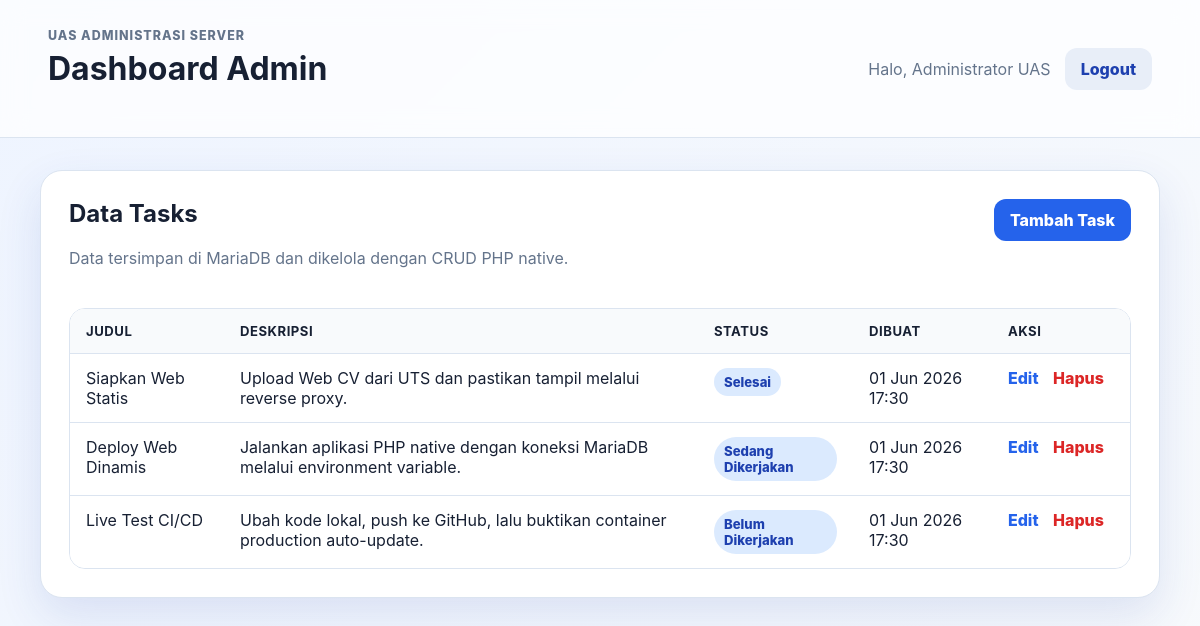
Page /dynamic-app/public/dashboard.php (signed in) on the committed database.
### tables this page shows
CREATE TABLE IF NOT EXISTS tasks (
  id INT AUTO_INCREMENT PRIMARY KEY,
  title VARCHAR(120) NOT NULL,
  description TEXT NOT NULL,
  status ENUM('todo', 'progress', 'done') NOT NULL DEFAULT 'todo',
  created_by INT NULL,
  created_at TIMESTAMP DEFAULT CURRENT_TIMESTAMP,
  updated_at TIMESTAMP DEFAULT CURRENT_TIMESTAMP ON UPDATE CURRENT_TIMESTAMP,
  CONSTRAINT fk_tasks_created_by
    FOREIGN KEY (created_by) REFERENCES users(id)
    ON DELETE SET NULL
);

### dynamic-app/src/auth.php (called while the page is built, shortened)
<?php
function current_user(): ?array
{
    return $_SESSION['user'] ?? null;
}

### dynamic-app/src/helpers.php (called while the page is built, shortened)
<?php
function e(?string $value): string
{
    return htmlspecialchars($value ?? '', ENT_QUOTES, 'UTF-8');
}
function task_statuses(): array
{
    return [
        'todo' => 'Belum Dikerjakan',
        'progress' => 'Sedang Dikerjakan',
        'done' => 'Selesai',
    ];
}
function format_status(string $status): string
{
    return task_statuses()[$status] ?? $status;
}
function format_date(?string $date): string
{
    return date('d M Y H:i', strtotime($date));
}

### dynamic-app/public/dashboard.php (the view, shortened to what this page needs)
<?php
require_once __DIR__ . '/../src/auth.php';
require_once __DIR__ . '/../src/db.php';
require_once __DIR__ . '/../src/helpers.php';
$pdo = db();
$stmt = $pdo->query(
    "SELECT id, title, description, status, created_at, updated_at
     FROM tasks
     ORDER BY created_at DESC"
);
$tasks = $stmt->fetchAll();
?>
<!doctype html>
<html lang="id">
<head>
    <link rel="stylesheet" href="assets/style.css">
</head>
<body>
    <header class="topbar">
        <div>
            <p class="eyebrow">UAS Administrasi Server</p>
            <h1>Dashboard Admin</h1>
        </div>
        <nav class="nav-actions">
            <span>Halo, <?= e(current_user()['full_name']) ?></span>
            <a href="logout.php" class="button button-secondary">Logout</a>
        </nav>
    </header>
    <main class="container">
        <section class="panel">
            <div class="panel-header">
                <div>
                    <h2>Data Tasks</h2>
                    <p>Data tersimpan di MariaDB dan dikelola dengan CRUD PHP native.</p>
                </div>
                <a href="create.php" class="button button-primary">Tambah Task</a>
            </div>
            <?php if (count($tasks) === 0): ?>
                <div class="empty-state">
                    <h3>Belum ada data</h3>
                    <p>Tambahkan task pertama untuk demo CRUD.</p>
                </div>
            <?php else: ?>
                <div class="table-wrap">
                    <table>
                        <thead>
                            <tr>
                                <th>Judul</th>
                                <th>Deskripsi</th>
                                <th>Status</th>
                                <th>Dibuat</th>
                                <th>Aksi</th>
                            </tr>
                        </thead>
                        <tbody>
                            <?php foreach ($tasks as $task): ?>
                                <tr>
                                    <td><?= e($task['title']) ?></td>
                                    <td><?= e($task['description']) ?></td>
                                    <td><span class="badge"><?= e(format_status($task['status'])) ?></span></td>
                                    <td><?= e(format_date($task['created_at'])) ?></td>
                                    <td class="actions">
                                        <a href="edit.php?id=<?= (int) $task['id'] ?>">Edit</a>
                                        <a href="delete.php?id=<?= (int) $task['id'] ?>" class="danger">Hapus</a>
                                    </td>
                                </tr>
                            <?php endforeach; ?>
                        </tbody>
                    </table>
                </div>
            <?php endif; ?>
        </section>
    </main>
</body>
</html>

### dynamic-app/public/assets/style.css (style rules this page uses)
:root { --bg: #eef4ff; --surface: #ffffff; --surface-soft: #f8fafc; --primary: #2563eb; --primary-dark: #1e40af; --danger: #dc2626; --success: #15803d; --text: #172033; --muted: #64748b; --border: #dbe4f0; --shadow: 0 18px 45px rgba(30, 64, 175, 0.12); }
* { box-sizing: border-box; }
body { margin: 0; min-height: 100vh; font-family: Inter, "Segoe UI", Arial, sans-serif; background: linear-gradient(135deg, #eef4ff 0%, #f8fafc 100%); color: var(--text); }
a { color: var(--primary); text-decoration: none; }
.auth-card, .panel { background: var(--surface); border: 1px solid var(--border); border-radius: 22px; box-shadow: var(--shadow); }
.brand p, .eyebrow, .panel-header p, .demo-note { color: var(--muted); }
.topbar { display: flex; justify-content: space-between; align-items: center; gap: 24px; padding: 28px clamp(20px, 4vw, 56px); background: rgba(255, 255, 255, 0.72); border-bottom: 1px solid var(--border); backdrop-filter: blur(12px); }
.topbar h1, .topbar p, .panel h1, .panel h2, .panel p { margin-top: 0; }
.nav-actions { display: flex; align-items: center; gap: 14px; color: var(--muted); }
.container { width: min(1120px, calc(100% - 32px)); margin: 32px auto; }
.panel { padding: 28px; }
.panel-header { display: flex; justify-content: space-between; align-items: flex-start; gap: 20px; margin-bottom: 24px; }
.eyebrow { margin-bottom: 6px; font-size: 0.78rem; font-weight: 800; letter-spacing: 0.08em; text-transform: uppercase; }
.button { display: inline-flex; align-items: center; justify-content: center; border: 0; border-radius: 12px; padding: 11px 16px; font-weight: 800; cursor: pointer; text-decoration: none; }
.button-primary { background: var(--primary); color: #ffffff; }
.button-secondary { background: #e8eef8; color: var(--primary-dark); }
.table-wrap { overflow-x: auto; border: 1px solid var(--border); border-radius: 16px; }
table { width: 100%; border-collapse: collapse; background: #ffffff; }
th, td { padding: 14px 16px; border-bottom: 1px solid var(--border); text-align: left; vertical-align: top; }
th { background: var(--surface-soft); font-size: 0.82rem; text-transform: uppercase; letter-spacing: 0.04em; }
tr:last-child td { border-bottom: 0; }
.badge { display: inline-block; border-radius: 999px; padding: 6px 10px; background: #dbeafe; color: #1e40af; font-size: 0.82rem; font-weight: 800; }
.actions { white-space: nowrap; }
.actions a { margin-right: 10px; font-weight: 800; }
.actions .danger { color: var(--danger); }

### rows in the picture
tasks: title "Siapkan Web Statis", description "Upload Web CV dari UTS dan pastikan tampil melalui reverse proxy.", status "Selesai", created_at "01 Jun 2026 17:30"
tasks: title "Deploy Web Dinamis", description "Jalankan aplikasi PHP native dengan koneksi MariaDB melalui environment variable.", status "Sedang Dikerjakan", created_at "01 Jun 2026 17:30"
tasks: title "Live Test CI/CD", description "Ubah kode lokal, push ke GitHub, lalu buktikan container production auto-update.", status "Belum Dikerjakan", created_at "01 Jun 2026 17:30"

### other values in the picture
current_user()['full_name'] "Administrator UAS"
